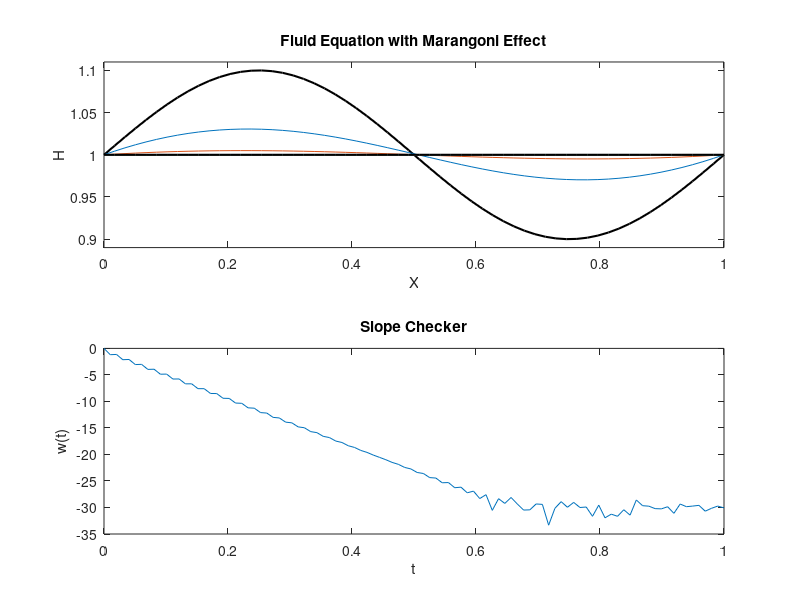

Recreate this plot in MATLAB.
clear;
%declare constants
p=1;  g=0; mu=1;  eps = 0.1; h0 = 1; k = 2*pi; sig = 1; delsig = 0; alpha_th = 1; k_th = 1;
%declare spacing in the x-direction
x = linspace(0,1,60);    dx = x(3)-x(2);    N = length(x);
%declare time step spacing
t = linspace(0,1,100);            dt = t(2)-t(1);
%Make tolerance smaller, for more iterations of Newton's method
tol = 0.1;
  
S = (dt)/(24*mu*(dx^2));
a1 = p*g;       %constant infront of gravity scheme
a2 = sig/(dx^2); %contant in front of surface tension scheme
a3 = alpha_th*delsig/(2*k_th)*(1/(4*dx^2));

%declare initial conditions and plot
h=zeros(N,length(t));   %h_max=zeros(length(t));
for i = 1:1:N
    h(i,1)=h0+(h0*eps*sin(k*x(i)) );
end
hmax(1) = max(h(:,1));
h_max(1) = h(floor(N/4),1);
oldh = h;    newh = h;
    subplot(2,1,1); plot(x,h(:,1),'k-','Linewidth',1.5),    hold on;
    xlabel('X'); ylabel('H'); title('Fluid Equation with Marangoni Effect');
    ylim([h0-1.1*eps,h0+1.1*eps]); 

%Implicit scheme as a function  
%h(i-2) = x1    h(i-1) = x2     h(i) = x3   h(i+1)=x4  h(i+2) = x5
%Gravity scheme (original)
g1 = @(x2,x3,x4) ((x4+x3)^3) *(x4-x3) - ((x3+x2)^3)*(x3-x2);
%Surface Tension scheme
g2 = @(x1,x2,x3,x4,x5) ((x4+x3)^3) * (x5-3*x4+3*x3-x2) - ((x3+x2)^3) * (x4-3*x3+3*x2-x1);

g3 = @(x1,x2,x3,x4,x5) (x4-x3) * (x4+x3)^2 - (x3-x2)*(x3+x2)^2;

%Total scheme with Gravity and Surface Tension
f= @(x1,x2,x3,x4,x5,oldx) x3-S*( a1*g1(x2,x3,x4) - a2*g2(x1,x2,x3,x4,x5) - a3*g3(x1,x2,x3,x4,x5)) - oldx;       

%f= @(x1,x2,x3,x4,x5,oldx) x3-S*( a1*((x4+x3)^3*(x4-x3)-((x3+x2)^3*(x3-x2))) - a2*((x4+x3)^3*(x5-3*x4+3*x3-x2)-((x3+x2)^3*(x4-3*x3+3*x2-x1)) ) - a3*((x4-x3) * (x4+x3)^2 - (x3-x2)*(x3+x2)^2) ) -oldx;       

%derivatives of the scheme to use in the Jacobian
%derivative wrt x1
df1=@(x1,x2,x3,x4,x5) S*a2*(x2 + x3)^3;  
%derivative wrt x2
df2=@(x1,x2,x3,x4,x5) -S*(a2*(3*(x2 + x3)^3 - 3*(x2 + x3)^2*(x1 - 3*x2 + 3*x3 - x4) + (x3 + x4)^3) + a1*((x2 + x3)^3 + 3*(x2 + x3)^2*(x2 - x3)) - a3*((2*x2 + 2*x3)*(x2 - x3) + (x2 + x3)^2)); 
%derivative wrt x3    
df3=@(x1,x2,x3,x4,x5) S*(a2*(3*(x2 + x3)^2*(x1 - 3*x2 + 3*x3 - x4) - 3*(x3 + x4)^2*(x2 - 3*x3 + 3*x4 - x5) + 3*(x2 + x3)^3 + 3*(x3 + x4)^3) - a3*((2*x3 + 2*x4)*(x3 - x4) - (2*x2 + 2*x3)*(x2 - x3) + (x2 + x3)^2 + (x3 + x4)^2) + a1*((x2 + x3)^3 + (x3 + x4)^3 - 3*(x2 + x3)^2*(x2 - x3) + 3*(x3 + x4)^2*(x3 - x4))) + 1;  
%derivative wrt x4    
df4=@(x1,x2,x3,x4,x5) -S*(a2*(3*(x3 + x4)^2*(x2 - 3*x3 + 3*x4 - x5) + (x2 + x3)^3 + 3*(x3 + x4)^3) + a3*((2*x3 + 2*x4)*(x3 - x4) - (x3 + x4)^2) + a1*((x3 + x4)^3 - 3*(x3 + x4)^2*(x3 - x4)));
%derivative wrt x5    
df5=@(x1,x2,x3,x4,x5) S*a2*(x3 + x4)^3;

J = zeros(N-2,N-2);
b=zeros(N-2,1);     

c=1;    %variable used for plotting
for tstep = 1:length(t)-1
      %make the jacobian    
    for j = 0:tol:1 
            %First row
            J(1,1)    = df3(newh(N-1,tstep),newh(1,tstep),newh(2,tstep),newh(3,tstep),newh(4,tstep));
            J(1,2)    = df4(newh(N-1,tstep),newh(1,tstep),newh(2,tstep),newh(3,tstep),newh(4,tstep)); 
            J(1,3)    = df5(newh(N-1,tstep),newh(1,tstep),newh(2,tstep),newh(3,tstep),newh(4,tstep)); 
            %second row
            J(2,1)    = df2(newh(1,tstep),newh(2,tstep),newh(3,tstep),newh(4,tstep),newh(5,tstep));
            J(2,2)    = df3(newh(1,tstep),newh(2,tstep),newh(3,tstep),newh(4,tstep),newh(5,tstep)); 
            J(2,3)    = df4(newh(1,tstep),newh(2,tstep),newh(3,tstep),newh(4,tstep),newh(5,tstep)); 
            J(2,4)    = df5(newh(1,tstep),newh(2,tstep),newh(3,tstep),newh(4,tstep),newh(5,tstep)); 
            %second to last row
            J(N-3,N-5)      = df1(newh(N-4,tstep),newh(N-3,tstep),newh(N-2,tstep),newh(N-1,tstep),newh(N,tstep));   
            J(N-3,N-4)      = df2(newh(N-4,tstep),newh(N-3,tstep),newh(N-2,tstep),newh(N-1,tstep),newh(N,tstep));
            J(N-3,N-3)      = df3(newh(N-4,tstep),newh(N-3,tstep),newh(N-2,tstep),newh(N-1,tstep),newh(N,tstep));  
            J(N-3,N-2)      = df4(newh(N-4,tstep),newh(N-3,tstep),newh(N-2,tstep),newh(N-1,tstep),newh(N,tstep));
            %last row
            J(N-2,N-4)      = df1(newh(N-3,tstep),newh(N-2,tstep),newh(N-1,tstep),newh(N,tstep),newh(1,tstep));   
            J(N-2,N-3)      = df2(newh(N-3,tstep),newh(N-2,tstep),newh(N-1,tstep),newh(N,tstep),newh(1,tstep));
            J(N-2,N-2)      = df3(newh(N-3,tstep),newh(N-2,tstep),newh(N-1,tstep),newh(N,tstep),newh(1,tstep));
            
        for i = 3:N-4   %Middle Rows
            J(i,i-2)    = df1(newh(i-1,tstep),newh(i,tstep),newh(i+1,tstep),newh(i+2,tstep),newh(i+3,tstep));   
            J(i,i-1)    = df2(newh(i-1,tstep),newh(i,tstep),newh(i+1,tstep),newh(i+2,tstep),newh(i+3,tstep));            
            J(i,i)      = df3(newh(i-1,tstep),newh(i,tstep),newh(i+1,tstep),newh(i+2,tstep),newh(i+3,tstep));
            J(i,i+1)    = df4(newh(i-1,tstep),newh(i,tstep),newh(i+1,tstep),newh(i+2,tstep),newh(i+3,tstep)); 
            J(i,i+2)    = df5(newh(i-1,tstep),newh(i,tstep),newh(i+1,tstep),newh(i+2,tstep),newh(i+3,tstep)); 
        end 
        
         %make the b vector
        b(1,tstep) = f(newh(N-1,tstep),newh(1,tstep),newh(2,tstep),newh(3,tstep),newh(4,tstep),oldh(2,tstep));
        b(N-2,tstep) = f(newh(N-3,tstep),newh(N-2,tstep),newh(N-1,tstep),newh(N,tstep),newh(2,tstep),oldh(N-1,tstep)); 
        for i = 2:N-3     
             b(i,tstep) = f(newh(i-1,tstep),newh(i,tstep),newh(i+1,tstep),newh(i+2,tstep),newh(i+3,tstep),oldh(i+1,tstep));
        end   
        
        %computation of newton's method
         backslash = J\b(:,tstep);       %seperated math for troubleshooting 
         newh(2:N-1,tstep) = newh(2:N-1,tstep) - backslash;
         newh(1,tstep) = h0; newh(N,tstep) = h0;
    end %newtons method loop end
    %update the oldh and h
      oldh(2:N-1, tstep+1) = h(2:N-1,tstep);    
      h(1:N,tstep+1) = newh(1:N,tstep);
       hmax(tstep+1) = max(h(:,tstep+1));
       h_max(tstep+1) = h(floor(N/4),tstep+1);
     %plotting iterations
        if c == 1
        subplot(2,1,1); plot(x,newh(:,tstep)); hold on;
        end
        if c >=5   %change this value to a higher number to plot less iterations
            c = 0;
        end
        c=c+1; %updates c every iteration
    
end

%plot the last iteration in case it was not plotted in the loop
subplot(2,1,1)
plot(x,h(:,length(t)),'k-','Linewidth',1.5);

%Check the slope using max h values
    F = log(abs(h_max - h0)) - log(eps*h0);
    w = (k^2/mu*(alpha_th*delsig*(h0)/(k_th*2) -(h0).^3*(sig*k^2 + p*g)/3))/length(t)
   
    subplot(2,1,2)
    plot(0:dt:1, F);    % xlim([0,50])       
    xlabel('t'); ylabel('w(t)'); title('Slope Checker');
    
    final = floor(length(t)/2);
    fluidslope = (h_max(final) - h_max(1))/ (t(final) - t(1));    
    disp(['Fluid Experiemental Rate of Decay: ', num2str(fluidslope)]);
